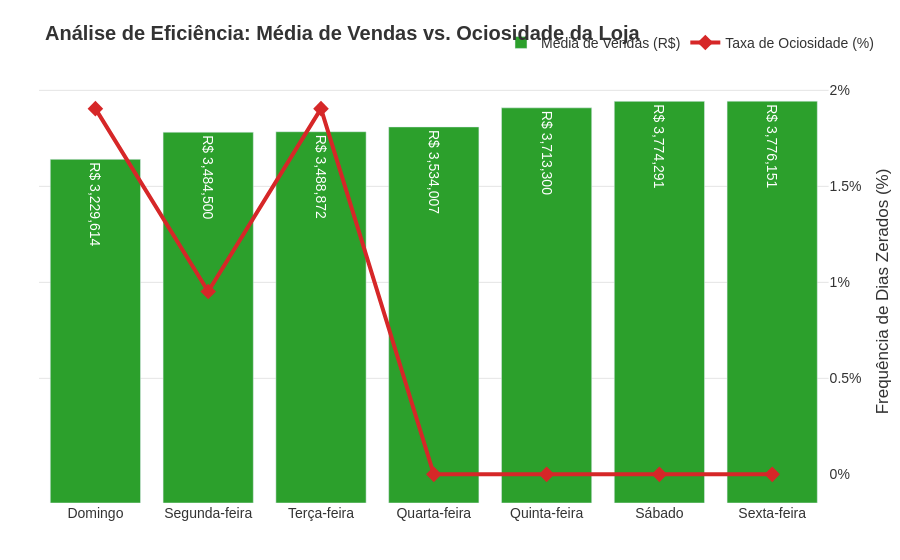

The notebook cell this image was saved under:
### Markdown cell above
### Visualização: Média de Vendas vs. Dias Sem Venda

Montamos um gráfico de eixos duplos. As barras mostram o faturamente por dia, e a linha mostra a "Taxa de Ociosidade" (quantos desses dias ficaram sem realizar vendas).

### Code cell
# ==========================================
# DATA PROCESSING
# ==========================================

import plotly.graph_objects as go
from plotly.subplots import make_subplots

query_idle_rate = """
WITH RECURSIVE calendar AS (
    SELECT
        (SELECT MIN(sale_date)::DATE FROM df_sales) as dim_date,
        (SELECT MAX(sale_date)::DATE FROM df_sales) as end_date
    UNION ALL
    SELECT
        (dim_date + INTERVAL '1 day')::DATE AS dim_date,
        end_date
    FROM calendar
    WHERE dim_date < end_date
),
calendar_with_dow AS (
    SELECT
        dim_date,
        CASE DAYOFWEEK(dim_date)
            WHEN 0 THEN 'Domingo'
            WHEN 1 THEN 'Segunda-feira'
            WHEN 2 THEN 'Terça-feira'
            WHEN 3 THEN 'Quarta-feira'
            WHEN 4 THEN 'Quinta-feira'
            WHEN 5 THEN 'Sexta-feira'
            WHEN 6 THEN 'Sábado'
        END AS day_name_pt
    FROM calendar
),
daily_sales AS (
    SELECT
        sale_date,
        SUM(total) AS daily_revenue
    FROM df_sales
    GROUP BY sale_date
),
calendar_joined AS (
    SELECT
        c.dim_date,
        c.day_name_pt,
        COALESCE(ds.daily_revenue, 0) AS final_daily_revenue,
        CASE WHEN ds.daily_revenue IS NULL THEN 1 ELSE 0 END AS is_idle
    FROM calendar_with_dow c
    LEFT JOIN daily_sales ds
        ON c.dim_date = ds.sale_date
)
SELECT 
    day_name_pt,
    AVG(final_daily_revenue) AS true_average_sales,
    (SUM(is_idle) * 100.0) / COUNT(dim_date) AS idle_rate_pct
FROM calendar_joined
GROUP BY day_name_pt
ORDER BY true_average_sales ASC;
"""

df_idle = duckdb.query(query_idle_rate).df()

# ==========================================
# VISUALIZATION
# ==========================================

fig = make_subplots(specs=[[{"secondary_y": True}]])

fig.add_trace(
    go.Bar(
        x=df_idle['day_name_pt'],
        y=df_idle['true_average_sales'],
        name="Média de Vendas (R$)",
        marker_color='#2ca02c',
        text=df_idle['true_average_sales'],
        texttemplate='R$ %{text:,.0f}',
        textposition='inside',
        insidetextanchor='end',
        hovertemplate="<b>%{x}</b><br>Média: R$ %{y:,.2f}<extra></extra>"
    ),
    secondary_y=False,
)

fig.add_trace(
    go.Scatter(
        x=df_idle['day_name_pt'],
        y=df_idle['idle_rate_pct'],
        name="Taxa de Ociosidade (%)",
        mode='lines+markers',
        line=dict(color='#d62728', width=4),
        marker=dict(size=12, symbol='diamond'),
        hovertemplate="<b>%{x}</b><br>Dias sem venda: %{y:.1f}%<extra></extra>"
    ),
    secondary_y=True,
)

fig.update_layout(
    title='<b>Análise de Eficiência: Média de Vendas vs. Ociosidade da Loja</b>',
    plot_bgcolor="white",
    font=dict(family="Arial", size=14, color="#333333"),
    hovermode='x unified',
    legend=dict(orientation="h", yanchor="bottom", y=1.05, xanchor="right", x=1),
    margin=dict(t=80, l=20, r=20, b=20)
)

fig.update_yaxes(title_text="", showticklabels=False, showgrid=False, secondary_y=False)
fig.update_yaxes(title_text="Frequência de Dias Zerados (%)", showgrid=True, gridcolor="#e5e5e5", ticksuffix="%", secondary_y=True)
fig.update_xaxes(title="")

fig.show()

# ==========================================
# DIAGNOSE
# ==========================================

print("\n" + "="*75)
print("DIAGNÓSTICO:")
print("="*75 + "\n")
print(">> O Domingo e a Terça-feira são os dias de maior risco operacional,")
print("   apresentando os maiores índices de ociosidade (dias sem venda).\n")

print("-" * 75)
print("ANÁLISE DE IMPACTO:")
print("A média de vendas de Domingo era 'artificial', pois ignorava os diversos")
print("   dias em que a loja operou com faturamento zero.")
print("="*75 + "\n")

### Figure 1 — Plotly figure (JSON) as saved in the notebook; plotly's stock layout.template omitted (floating-point values rounded to 4 significant figures)
{"data": [{"hovertemplate": "<b>%{x}</b><br>Média: R$ %{y:,.2f}<extra></extra>", "insidetextanchor": "end", "marker": {"color": "#2ca02c"}, "name": "Média de Vendas (R$)", "text": [3230000.0, 3485000.0, 3489000.0, 3534000.0, 3713000.0, 3774000.0, 3776000.0], "textposition": "inside", "texttemplate": "R$ %{text:,.0f}", "type": "bar", "x": ["Domingo", "Segunda-feira", "Terça-feira", "Quarta-feira", "Quinta-feira", "Sábado", "Sexta-feira"], "xaxis": "x", "y": [3230000.0, 3485000.0, 3489000.0, 3534000.0, 3713000.0, 3774000.0, 3776000.0], "yaxis": "y"}, {"hovertemplate": "<b>%{x}</b><br>Dias sem venda: %{y:.1f}%<extra></extra>", "line": {"color": "#d62728", "width": 4}, "marker": {"size": 12, "symbol": "diamond"}, "mode": "lines+markers", "name": "Taxa de Ociosidade (%)", "type": "scatter", "x": ["Domingo", "Segunda-feira", "Terça-feira", "Quarta-feira", "Quinta-feira", "Sábado", "Sexta-feira"], "xaxis": "x", "y": [1.905, 0.9524, 1.905, 0.0, 0.0, 0.0, 0.0], "yaxis": "y2"}], "layout": {"font": {"color": "#333333", "family": "Arial", "size": 14}, "hovermode": "x unified", "legend": {"orientation": "h", "x": 1, "xanchor": "right", "y": 1.05, "yanchor": "bottom"}, "margin": {"b": 20, "l": 20, "r": 20, "t": 80}, "plot_bgcolor": "white", "title": {"text": "<b>Análise de Eficiência: Média de Vendas vs. Ociosidade da Loja</b>"}, "xaxis": {"anchor": "y", "domain": [0, 0.94], "title": {"text": ""}}, "yaxis": {"anchor": "x", "domain": [0, 1], "showgrid": false, "showticklabels": false, "title": {"text": ""}}, "yaxis2": {"anchor": "x", "gridcolor": "#e5e5e5", "overlaying": "y", "showgrid": true, "side": "right", "ticksuffix": "%", "title": {"text": "Frequência de Dias Zerados (%)"}}}}
